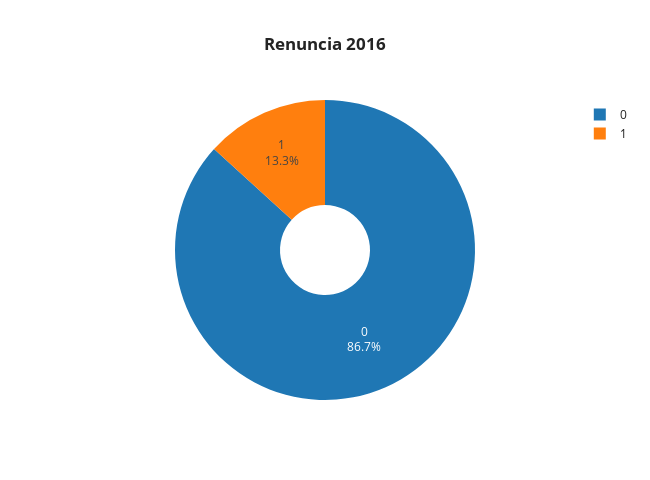

Here is the notebook cell this chart was saved with:
### Markdown cell above
Análisis univariado - variables categoricas:

-BusinessTravel: Se observa que la mayoría de los empleados viajan "rara vez" por negocios, seguido de aquellos que viajan "frecuentemente". La categoría "no viajan" presenta la menor frecuencia. Esto sugiere que los viajes de negocios son una parte importante de la rutina laboral para una porción significativa de los empleados, pero no para todos. 

-Department: La mayoría de los empleados se encuentran en el departamento de Investigación y Desarrollo, seguido del departamento de Ventas. El departamento de Recursos Humanos es el menos numeroso. Esto sugiere que la empresa invierte significativamente en investigación y desarrollo de nuevos productos o servicios, y que las ventas son una función clave para la generación de ingresos. Dado que la mayoría de los empleados se concentran en un solo departamento, como Investigación y Desarrollo, la variabilidad de esta variable sería limitada, lo que reduciría su capacidad de aportar información predictiva significativa al modelo, por lo tanto se considera que no aporta información relevante al modelo.

-JobRole: La distribución de los roles laborales puede reflejar una estructura organizacional que prioriza la investigación, el desarrollo y las ventas, con funciones de soporte como recursos humanos y gestión en un papel secundario.

-EnvironmentSatisfaction y JobSatisfation: En ambas graficas se observa una tendencia hacia niveles altos de satisfacción, con una mayoría de empleados reportando calificaciones de 3 y 4, lo que indica que, en general, los empleados están satisfechos tanto con sus roles como con el ambiente laboral. Sin embargo, también se evidencia un grupo minoritario con niveles bajos de satisfacción. Dado que estas variables aportan información muy similar al modelo, se sugiere eliminar EnvironmentSatisfaction, ya que la JobSatisfaction podría ser un indicador más directo para predecir una renuncia, reflejando de manera más específica la relación entre el empleado y su trabajo, lo que tiene una influencia más inmediata en su decisión de quedarse o irse.

-WorkLifeBalance y JobInvolvement: Ambas gráficas muestran que la mayoría de los empleados reportan niveles altos de satisfacción, indicando que los empleados generalmente están contentos tanto con el equilibrio entre su vida personal y laboral como con su compromiso e involucramiento en sus tareas. Debido a que ambas variables aportan información muy parecida, es recomendable eliminar JobInvolvement, ya que WorkLifeBalance puede tener un mayor impacto en la decisión de renunciar al afectar directamente la calidad de vida del empleado.

-PerformanceRating: La frecuencia se concentra solo en dos clases, lo cual indica una falta de variabilidad en los datos que puede limitar la utilidad de la variable para ciertos análisis. 

**Conclusión: se decide eliminar Department, JobSatisfation, JobInvolvement**

### Code cell
import plotly.express as px
fig = px.pie(df_2015, names='renuncia2016', title='<b>Renuncia 2016<b>')

# Agregar el conteo como etiquetas en cada sección del gráfico
fig.update_traces(textinfo='label+percent', hole=0.3)

fig.update_layout(template='simple_white', title_x=0.5)
fig.update_layout(
    width=650,
    height=480)

fig.show()

### Figure 1 — Plotly figure (JSON) as saved in the notebook; plotly's stock layout.template omitted (floating-point values rounded to 4 significant figures; data arrays with more than 128 entries replaced by an {"elided": "..."} marker saying what was removed)
{"data": [{"domain": {"x": [0, 1], "y": [0, 1]}, "hole": 0.3, "hovertemplate": "renuncia2016=%{label}<extra></extra>", "labels": {"elided": "4308 int values"}, "legendgroup": "", "name": "", "showlegend": true, "textinfo": "label+percent", "type": "pie"}], "layout": {"height": 480, "legend": {"tracegroupgap": 0}, "title": {"text": "<b>Renuncia 2016<b>", "x": 0.5}, "width": 650}}
